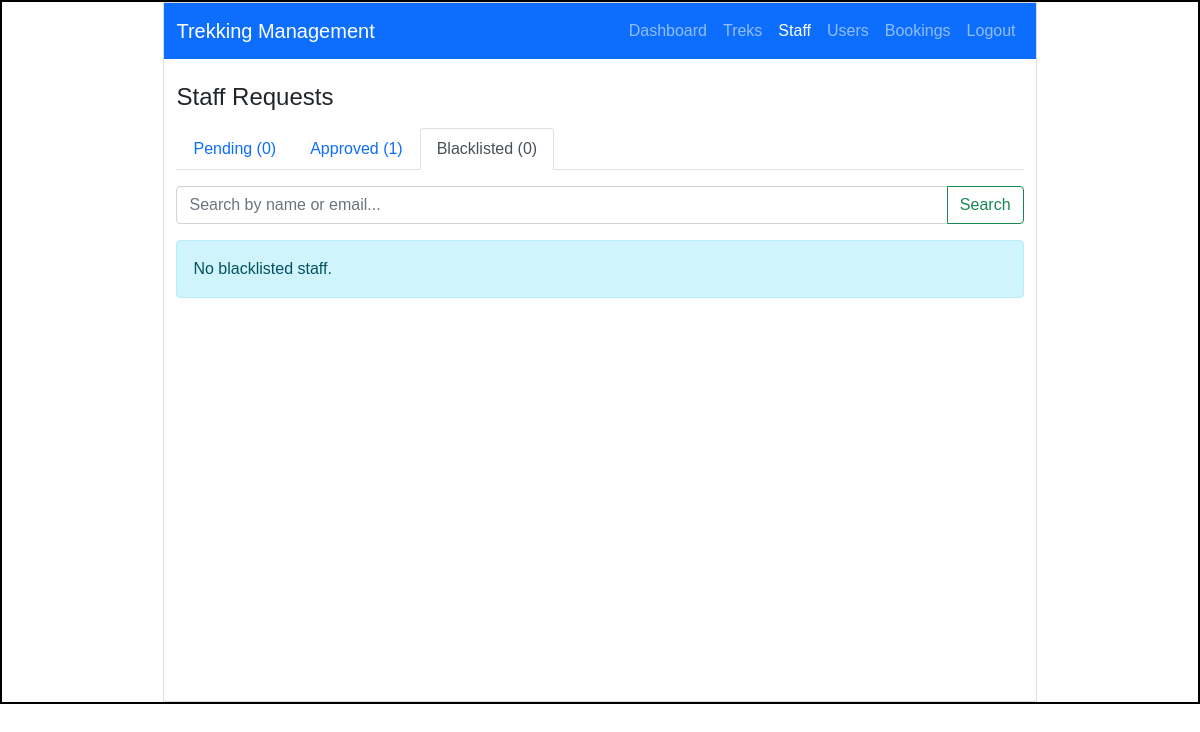
The page /admin/staff?tab=blacklisted (signed in) on the database as committed earlier.
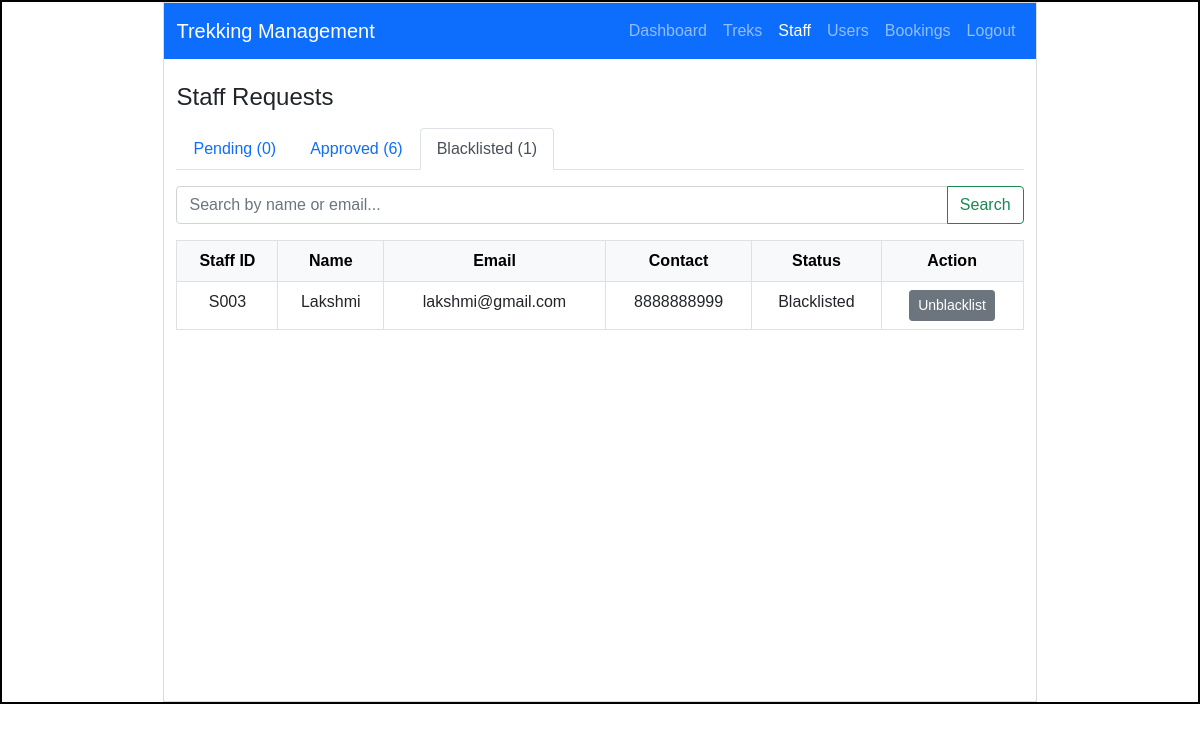
The same page on the database as committed later.
### models.py (models this page shows)
class Staff_Profile(db.Model):
    __tablename__ = "staff_profile"
    id = db.Column(db.Integer  , primary_key = True)
    description = db.Column(db.Text)
    approved = db.Column(db.Boolean,nullable=False,default=False)
    user_id = db.Column(db.Integer , db.ForeignKey("user.id"), unique=True, nullable=False) # One User -> One Staff_Profile
    treks = db.relationship("Trek", backref="staff", lazy=True) # One Staff Profile -> Many Treks

class User(db.Model):
    __tablename__ = "user"
    id = db.Column(db.Integer  , primary_key = True)
    name = db.Column(db.String() , nullable=False)
    email=db.Column(db.String(), unique = True , nullable=False )
    password = db.Column(db.String() , nullable=False)
    phone = db.Column(db.String(15) , nullable=False ,unique = True)
    role = db.Column(db.String(), nullable=False , default='trekker')
    is_blacklisted = db.Column(db.Boolean , nullable= False , default = False)
    bookings = db.relationship( "Booking" ,backref = "user",lazy=True) # One User -> Many Bookings
    staff_profile = db.relationship("Staff_Profile",backref = "user",uselist=False,lazy=True)

### app.py (the view, shortened to what this page needs)
@app.route("/admin/staff")
@role_required("admin")
def admin_staff():
    active_tab = request.args.get("tab", "pending")
    search_query = request.args.get("search", "").strip()
    pending_query = (Staff_Profile.query
                     .filter_by(approved=False)
                     .join(User)
                     .filter(User.is_blacklisted == False))
    approved_query = (Staff_Profile.query
                      .filter_by(approved=True)
                      .join(User)
                      .filter(User.is_blacklisted == False))
    blacklisted_query = (Staff_Profile.query
                         .join(User)
                         .filter(User.is_blacklisted == True))
    pending_staff = pending_query.all()
    approved_staff = approved_query.all()
    blacklisted_staff = blacklisted_query.all()
    return render_template("admin_staff.html",
                           active_tab=active_tab,
                           search_query=search_query,
                           pending_staff=pending_staff,
                           approved_staff=approved_staff,
                           blacklisted_staff=blacklisted_staff)

### app.py (called while the page is built)
def role_required(*roles):
    def decorator(f):
        @wraps(f)
        def wrapper(*args, **kwargs):
            if 'user_id' not in session:
                flash("Please log in to continue.", "warning")
                return redirect(url_for("login"))
            if session.get('role') not in roles:
                flash("You don't have access to that page.", "warning")
                return _redirect_to_own_area()
            return f(*args, **kwargs)
        return wrapper
    return decorator

### templates/admin_staff.html (shortened to what the changed rows need)
<!DOCTYPE html>
<html lang="en">
<head>
    <link rel="stylesheet" href="{{ url_for('static', filename='style.css') }}">
    <link href="https://cdn.jsdelivr.net/npm/bootstrap@5.0.2/dist/css/bootstrap.min.css" rel="stylesheet">
</head>
<body>
    <div id="main">
        <div id="canvas">
            <div class="container mt-4">
                <h4 class="mb-3">Staff Requests</h4>
                <ul class="nav nav-tabs mb-3">
                    <li class="nav-item">
                    </li>
                    <li class="nav-item">
                        <a class="nav-link {% if active_tab == 'approved' %}active{% endif %}"
                           href="/admin/staff?tab=approved">
                            Approved ({{ approved_staff | length }})
                        </a>
                    </li>
                    <li class="nav-item">
                        <a class="nav-link {% if active_tab == 'blacklisted' %}active{% endif %}"
                           href="/admin/staff?tab=blacklisted">
                            Blacklisted ({{ blacklisted_staff | length }})
                        </a>
                    </li>
                </ul>
                <form method="GET" action="/admin/staff" class="mb-3">
                    <div class="input-group">
                    </div>
                </form>
                {% if active_tab == 'pending' %}
                    {% if pending_staff %}
                    <table class="table table-bordered table-hover text-center">
                        <thead class="table-light">
                            <tr>
                                <th>Staff ID</th>
                                <th>Name</th>
                                <th>Email</th>
                                <th>Contact</th>
                                <th>Status</th>
                                <th>Action</th>
                            </tr>
                        </thead>
                        <tbody>
                            {% for staff in pending_staff %}
                            <tr>
                                <td>S{{ '%03d' % staff.id }}</td>
                                <td>{{ staff.user.name }}</td>
                                <td>{{ staff.user.email }}</td>
                                <td>{{ staff.user.phone }}</td>
                                <td><span>Pending</span></td>
                                <td>
                                    <div class="d-flex gap-2 justify-content-center">
                                        <form action="/admin/approve_staff/{{staff.id}}" method="POST">
                                            <button type="submit" class="btn btn-success btn-sm">Approve</button>
                                        </form>
                                        <form action="/admin/reject_staff/{{staff.id}}" method="POST">
                                            <button type="submit" class="btn btn-danger btn-sm">Reject</button>
                                        </form>
                                    </div>
                                </td>
                            </tr>
                            {% endfor %}
                        </tbody>
                    </table>
                    {% else %}
                        {% if search_query %}
                            <div class="alert alert-warning">No pending staff found matching "{{ search_query }}".</div>
                        {% else %}
                            <div class="alert alert-info">No pending staff applications.</div>
                        {% endif %}
                    {% endif %}
                {% elif active_tab == 'blacklisted' %}
                    {% if blacklisted_staff %}
                    <table class="table table-bordered table-hover text-center">
                        <thead class="table-light">
                            <tr>
                                <th>Staff ID</th>
                                <th>Name</th>
                                <th>Email</th>
                                <th>Contact</th>
                                <th>Status</th>
                                <th>Action</th>
                            </tr>
                        </thead>
                        <tbody>
                            {% for staff in blacklisted_staff %}
                            <tr>
                                <td>S{{ '%03d' % staff.id }}</td>
                                <td>{{ staff.user.name }}</td>
                                <td>{{ staff.user.email }}</td>
                                <td>{{ staff.user.phone }}</td>
                                <td><span>Blacklisted</span></td>
                                <td>
                                    <a href="/admin/unblacklist_staff/{{staff.id}}" class="btn btn-secondary btn-sm">Unblacklist</a>
                                </td>
                            </tr>
                            {% endfor %}
                        </tbody>
                    </table>
                    {% else %}
                        {% if search_query %}
                            <div class="alert alert-warning">No blacklisted staff found matching "{{ search_query }}".</div>
                        {% else %}
                            <div class="alert alert-info">No blacklisted staff.</div>
                        {% endif %}
                    {% endif %}
                {% endif %}
            </div>
        </div>
    </div>
</body>
</html>

Rows that differ between the two databases and show on the page:
added Staff_Profile: id "003", user.name "Lakshmi", user.email "lakshmi@gmail.com", user.phone "8888888999"
Other text that changed with them:
{{ approved_staff | length }}: "1" → "6"
{{ blacklisted_staff | length }}: "0" → "1"
text no longer shown: "No blacklisted staff."
text now shown: "Staff ID Name Email Contact Status Action"
